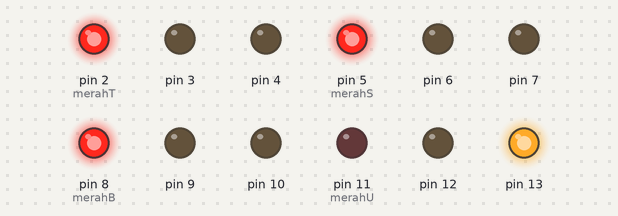
This sketch was run on a simulated Arduino Uno, built with avr-gcc and run on an emulated ATmega328P. Shown: output pins drawn as LEDs (lit = HIGH).

Above: at 0.1 s.
At 6.83 s:
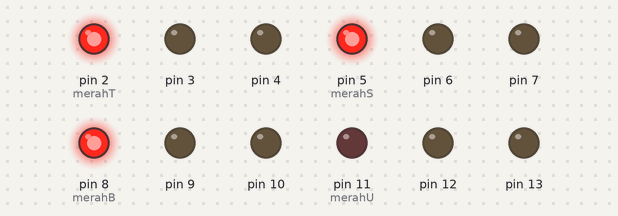
At 14.0 s:
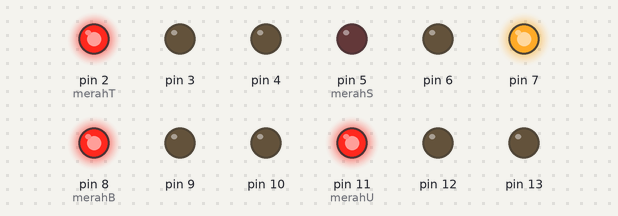
At 21.0 s:
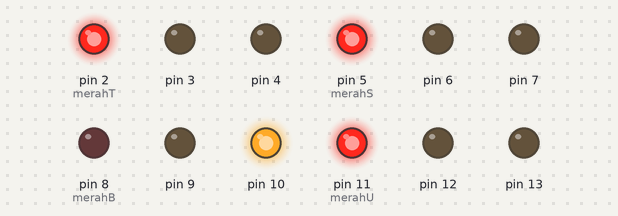
At 27.82 s:
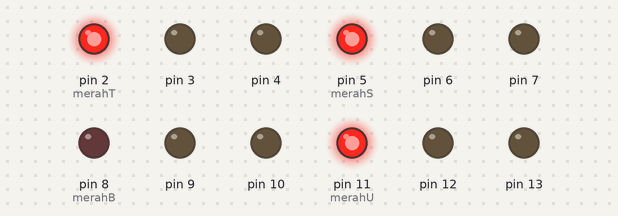
At 35.0 s:
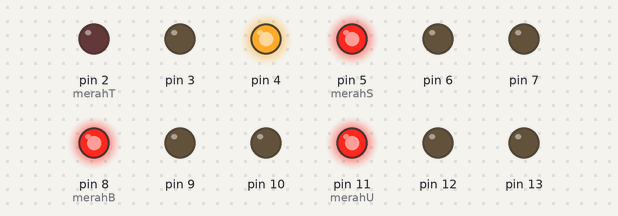
Timing chart, 0 to 40.0 s (numbered marks = the images above):
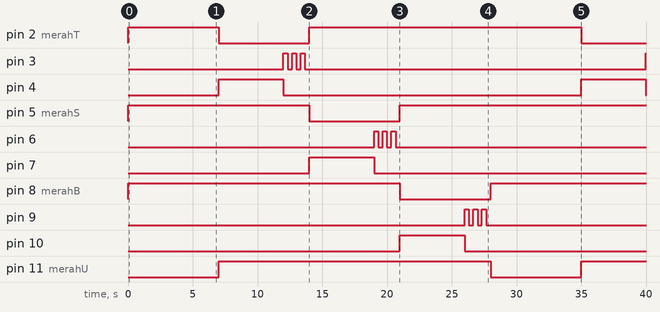

The sketch:

lampu_merah.ino
```cpp
// Definisi Pin sesuai input
// Timur
int merahT = 2, kuningT = 3, hijauT = 4;
// Selatan
int merahS = 5, kuningS = 6, hijauS = 7;
// Barat
int merahB = 8, kuningB = 9, hijauB = 10;
// Utara
int merahU = 11, kuningU = 12, hijauU = 13;

void setup() {
  // Inisialisasi semua pin sebagai OUTPUT menggunakan loop
  for (int i = 2; i <= 13; i++) {
    pinMode(i, OUTPUT);
  }

  // Kondisi default semua MERAH
  digitalWrite(merahT, HIGH);
  digitalWrite(merahS, HIGH);
  digitalWrite(merahB, HIGH);
  digitalWrite(merahU, HIGH);
}

void loop() {
  // Urutan searah jarum jam: Utara -> Timur -> Selatan -> Barat
  jalankanSimpang(merahU, kuningU, hijauU);
  jalankanSimpang(merahT, kuningT, hijauT);
  jalankanSimpang(merahS, kuningS, hijauS);
  jalankanSimpang(merahB, kuningB, hijauB);
}

// Fungsi modular untuk mengatur logika setiap simpang
void jalankanSimpang(int pinMerah, int pinKuning, int pinHijau) {
  // 1. Hijau menyala selama 5 detik
  digitalWrite(pinMerah, LOW);   // Matikan merah
  digitalWrite(pinHijau, HIGH);  // Hidupkan hijau
  delay(5000);                   // Durasi 5 detik
  digitalWrite(pinHijau, LOW);   // Matikan hijau

  // 2. Kuning berkedip 3 kali
  // Total durasi kuning mendekati 2 detik, 2000/6=333
  for (int i = 0; i < 3; i++) {
    digitalWrite(pinKuning, HIGH);
    delay(333);
    digitalWrite(pinKuning, LOW);
    delay(333);
  }

  // 3. Kembali ke Merah
  digitalWrite(pinMerah, HIGH);
}
```

Measured:
- by itself, pin 2 (merahT): HIGH → LOW at 7.0 s, → HIGH 7.0 s later, → LOW 21.0 s later
- by itself, pin 3: LOW → HIGH at 12.0 s, → LOW 0.33 s later, → HIGH 0.33 s later, → LOW 0.33 s later, … (7 changes in this stretch)
- by itself, pin 4, pin 13: alternates HIGH for 5.0 s and LOW for 23.0 s
- by itself, pin 5 (merahS): HIGH → LOW at 14.0 s, → HIGH 7.0 s later
- by itself, pin 6: LOW → HIGH at 19.0 s, → LOW 0.33 s later, → HIGH 0.33 s later, → LOW 0.33 s later, … (6 changes in this stretch)
- by itself, pin 7: LOW → HIGH at 14.0 s, → LOW 5.0 s later
- by itself, pin 8 (merahB): HIGH → LOW at 21.0 s, → HIGH 7.0 s later
- by itself, pin 9: LOW → HIGH at 26.0 s, → LOW 0.33 s later, → HIGH 0.33 s later, → LOW 0.33 s later, … (6 changes in this stretch)
